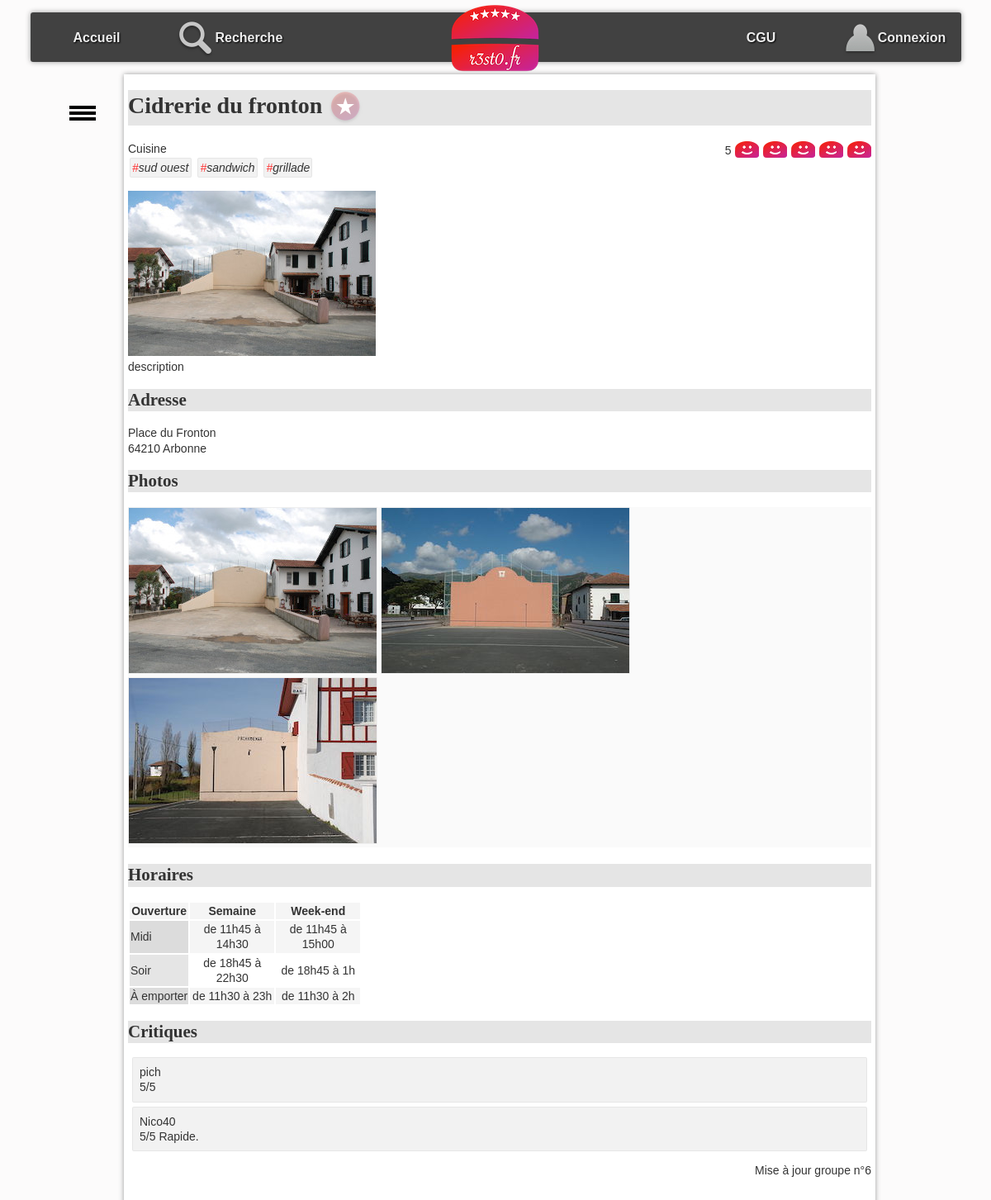
/?action=detail&idR=4, run on the app's committed database.
### tables this page shows
CREATE TABLE resto (
  idR bigint(20) NOT NULL,
  nomR varchar(255) DEFAULT NULL,
  numAdrR varchar(20) DEFAULT NULL,
  voieAdrR varchar(255) DEFAULT NULL,
  cpR char(5) DEFAULT NULL,
  villeR varchar(255) DEFAULT NULL,
  latitudeDegR float DEFAULT NULL,
  longitudeDegR float DEFAULT NULL,
  descR text DEFAULT NULL,
  horairesR text DEFAULT NULL
);

CREATE TABLE typeCuisine (
  idTC bigint(20) NOT NULL,
  libelleTC varchar(255) DEFAULT NULL
);

CREATE TABLE photo (
  idP bigint(20) NOT NULL,
  cheminP varchar(255) DEFAULT NULL,
  idR bigint(20) DEFAULT NULL
);

CREATE TABLE utilisateur (
  idU bigint(20) NOT NULL,
  mailU varchar(150) NOT NULL,
  mdpU varchar(255) DEFAULT NULL,
  pseudoU varchar(50) DEFAULT NULL
);

CREATE TABLE critiquer (
  idR bigint(20) NOT NULL,
  note int(11) DEFAULT NULL,
  commentaire varchar(4096) DEFAULT NULL,
  idU bigint(20) NOT NULL
);

### index.php (called while the page is built, shortened)
<?php
require_once "getRacine.php";
require_once "$racine/includes/autoload.inc.php";
require_once "$racine/includes/authentification.inc.php";
if (isset($_GET["action"])){
    $action = $_GET["action"];
}
else{
    $action = "defaut";
}
$fichier = controleurPrincipal($action);
try{
    require_once "$racine/controleur/$fichier";
} catch (Throwable $e) {
    ajouterMessage($action." : ".$e->getMessage());
    $titre = "Erreur";
    require_once "$racine/vue/entete.html.php";
    require_once "$racine/vue/pied.html.php";
}

### includes/autoload.inc.php (called while the page is built, shortened)
<?php
function chargeurBaseEspacesDeNoms(string $className) {
    $fileName = __DIR__ . '/../';
    $fileName .= str_replace('\\', DIRECTORY_SEPARATOR, $className) . '.class.php';
}

### modele/dao/Bdd.class.php (called while the page is built, shortened)
<?php
class Bdd {
    private static ?PDO $pdo=null;
    private static $login = "root";
    private static $mdp = "";
    private static $bd = "resto2";
    private static $serveur = "localhost";
    private static $pdoOptions = array  (
        PDO::MYSQL_ATTR_INIT_COMMAND => "SET NAMES utf8"
        ,PDO::ATTR_ERRMODE => PDO::ERRMODE_EXCEPTION
                                        );
    public static function connecter() : ?PDO  {
        if (is_null(self::$pdo)) {
                self::$pdo = new PDO("mysql:host=".self::$serveur.";dbname=".self::$bd, self::$login, self::$mdp, self::$pdoOptions);
        }
        return self::$pdo;
    }
    public static function getConnexion() : ?PDO {
        return self::$pdo;
    }
}

### modele/dao/RestoDAO.class.php (called while the page is built, shortened)
<?php
class RestoDAO {
    public static function getOneById(int $id): ?Resto {
        $leResto = null;
        try {
            $requete = "SELECT * FROM resto WHERE idR = :idR";
            $stmt = Bdd::getConnexion()->prepare($requete);
            $stmt->bindParam(':idR', $id, PDO::PARAM_INT);
            $ok = $stmt->execute();
            if ($ok && $stmt->rowCount() > 0) {
                $enreg = $stmt->fetch(PDO::FETCH_ASSOC);
                $leResto = self::enregistrementVersObjet($enreg);
            }
        } catch (PDOException $e) {
            throw new Exception("Erreur dans la méthode " . get_called_class() . "::getOneById : <br/>" . $e->getMessage());
        }
        return $leResto;
    }
    private static function enregistrementVersObjet(array $enreg): Resto {
        $id = $enreg['idR'];
        $leResto = new Resto(
                $enreg['idR'], $enreg['nomR'], $enreg['numAdrR'], $enreg['voieAdrR'], $enreg['cpR'], $enreg['villeR'],
                $enreg['latitudeDegR'], $enreg['longitudeDegR'], $enreg['descR'], $enreg['horairesR']
        );
        $lesCritiques = CritiqueDAO::getAllByResto($id);
        $lesPhotos = PhotoDAO::getAllByResto($id);
        $lesTcProposes = TypeCuisineDAO::getAllProposesByIdR($id);
        $leResto->setLesTypesCuisineProposes($lesTcProposes);
        $leResto->setLesPhotos($lesPhotos);
        $leResto->setLesCritiques($lesCritiques);
        return $leResto;
    }
}

### modele/dao/CritiqueDAO.class.php (called while the page is built, shortened)
<?php
class CritiqueDAO {
    public static function getNoteMoyenneByIdR(int $idR): float {
        $retour = -1;
        try {
            $requete = "select avg(note) as moyenne from critiquer where idR=:idR";
            $stmt = Bdd::getConnexion()->prepare($requete);
            $stmt->bindParam(':idR', $idR, PDO::PARAM_INT);
            $ok = $stmt->execute();
            if ($ok && $stmt->rowCount() > 0) {
                $enreg = $stmt->fetch(PDO::FETCH_ASSOC);
                if (!is_null($enreg["moyenne"])){
                    $retour = $enreg["moyenne"];
                }
            }
        } catch (PDOException $e) {
            throw new Exception("Erreur dans la méthode " . get_called_class() . "::getNoteMoyenneByIdR : <br/>" . $e->getMessage());
        }
        return $retour;
    }
    public static function getAllByResto(int $idR): array {
        $lesObjets = array();
        try {
            $requete = "SELECT * FROM critiquer c"
                    . " INNER JOIN utilisateur u ON  c.idU = u.idU "
                    . " WHERE idR = :idR";
            $stmt = Bdd::getConnexion()->prepare($requete);
            $stmt->bindParam(':idR', $idR, PDO::PARAM_INT);
            $ok = $stmt->execute();
            if ($ok) {
                while ($enreg = $stmt->fetch(PDO::FETCH_ASSOC)) {
                    $user = new Utilisateur($enreg['idU'], $enreg['mailU'], $enreg['mdpU'], $enreg['pseudoU']);
                    $lesObjets[] = new Critique($enreg['note'], $enreg['commentaire'], $user);
                }
            }
        } catch (PDOException $e) {
            throw new Exception("Erreur dans la méthode " . get_called_class() . "::getAllByResto : <br/>" . $e->getMessage());
        }
        return $lesObjets;
    }
}

### modele/dao/PhotoDAO.class.php (called while the page is built, shortened)
<?php
class PhotoDAO {
    public static function getAllByResto(int $idR): array {
        $lesObjets = array();
        try {
            $requete = "SELECT * FROM photo WHERE idR = :idR";
            $stmt = Bdd::getConnexion()->prepare($requete);
            $stmt->bindParam(':idR', $idR, PDO::PARAM_INT);
            $ok = $stmt->execute();
            if ($ok) {
                while ($enreg = $stmt->fetch(PDO::FETCH_ASSOC)) {
                    $lesObjets[] = new Photo($enreg['idP'], $enreg['cheminP']);
                }
            }
        } catch (PDOException $e) {
            throw new Exception("Erreur dans la méthode " . get_called_class() . "::getAllByResto : <br/>" . $e->getMessage());
        }
        return $lesObjets;
    }
}

### modele/dao/TypeCuisineDAO.class.php (called while the page is built, shortened)
<?php
class TypeCuisineDAO {
    public static function getAllProposesByIdR(int $idR) : array {
        $lesObjets = array();
        try {
            $requete = "select typeCuisine.* from typeCuisine inner join proposer on typeCuisine.idTC = proposer.idTC where proposer.idR = :idR";
            $stmt = Bdd::getConnexion()->prepare($requete);
            $stmt->bindParam(':idR', $idR, PDO::PARAM_INT);
            $ok = $stmt->execute();
            if ($ok) {
                while ($enreg = $stmt->fetch(PDO::FETCH_ASSOC)) {
                    $lesObjets[] = new TypeCuisine($enreg['idTC'], $enreg['libelleTC']);
                }
            }
        } catch (PDOException $e) {
            throw new Exception("Erreur dans la méthode " . get_called_class() . "::getAllProposesByIdR : <br/>" . $e->getMessage());
        }
        return $lesObjets;
    }
}

### modele/metier/Resto.class.php (called while the page is built, shortened)
<?php
class Resto {
    private int $idR;
    private ?string $nomR;
    private ?string $voieAdr;
    private ?string $cpR;
    private ?string $villeR;
    private ?string $descR;
    private ?string $horairesR;
    private array $lesPhotos;
    private array $lesCritiques;
    private array $lesTypesCuisineProposes;
    function __construct(int $idR, string $nomR, ?string $numAdr, ?string $voieAdr, ?string $cpR, ?string $villeR, ?float $latitudeDegR, ?float $longitudeDegR, ?string $descR, ?string $horairesR) {
        $this->idR = $idR;
        $this->nomR = $nomR;
        $this->voieAdr = $voieAdr;
        $this->cpR = $cpR;
        $this->villeR = $villeR;
        $this->descR = $descR;
        $this->horairesR = $horairesR;
        $this->lesCritiques = array();
        $this->lesPhotos = array();
        $this->lesTypesCuisineProposes = array();
    }
    function getIdR(): int {
        return $this->idR;
    }
    function getNomR(): ?string {
        return $this->nomR;
    }
    function getVoieAdr(): ?string {
        return $this->voieAdr;
    }
    function getCpR(): ?string {
        return $this->cpR;
    }
    function getVilleR(): ?string {
        return $this->villeR;
    }
    function getDescR(): ?string {
        return $this->descR;
    }
    function getHorairesR(): ?string {
        return $this->horairesR;
    }
    function getLesPhotos(): array {
        return $this->lesPhotos;
    }
    function getLesCritiques(): array {
        return $this->lesCritiques;
    }
    function getLesTypesCuisineProposes(): array {
        return $this->lesTypesCuisineProposes;
    }
    function setLesPhotos(array $lesPhotos): void {
        $this->lesPhotos = $lesPhotos;
    }
    function setLesCritiques(array $lesCritiques): void {
        $this->lesCritiques = $lesCritiques;
    }
    function setLesTypesCuisineProposes(array $lesTypesCuisineProposes): void {
        $this->lesTypesCuisineProposes = $lesTypesCuisineProposes;
    }
}

### includes/authentification.inc.php (called while the page is built, shortened)
<?php
function getIdULoggedOn(): int {
    if (isLoggedOn()) {
        $ret = intval($_SESSION["idU"]);
    } else {
        $ret = 0;
    }
    return $ret;
}
function isLoggedOn(): bool {
    $ret = false;
    return $ret;
}

### modele/dao/AimerDAO.class.php (called while the page is built, shortened)
<?php
class AimerDAO {
    public static function estAimeById(int $idU, int $idR): bool {
        $retour = false;
        try {
            $requete = "SELECT * FROM aimer WHERE idR=:idR AND idU=:idU";
            $stmt = Bdd::getConnexion()->prepare($requete);
            $stmt->bindParam(':idU', $idU, PDO::PARAM_INT);
            $stmt->bindParam(':idR', $idR, PDO::PARAM_INT);
            $ok = $stmt->execute();
        } catch (PDOException $e) {
            throw new Exception("Erreur dans la méthode " . get_called_class() . "::estAimeByIdU : <br/>" . $e->getMessage());
        }
        return $retour;
    }
}

### vue/vueDetailResto.php (the view, shortened to what this page needs)
<h1><?= $unResto->getNomR(); ?>
    <?php if ($aimer != false) { ?>
        <a href="./?action=aimer&idR=<?= $unResto->getIdR(); ?>" ><img class="aimer" src="images/aime.png" alt="j'aime ce restaurant"></a>
    <?php } else { ?>
        <a href="./?action=aimer&idR=<?= $unResto->getIdR(); ?>" ><img class="aimer" src="images/aimepas.png" alt="je n'aime pas encore ce restaurant"></a>
    <?php } ?>
</h1>
<span id="note">
    <?php echo "$noteMoyen"?>
    <?php for ($i = 1; $i <= 5; $i++) { ?>
        <a class="aimer" href="./?action=noter&note=<?= $i ?>&idR=<?= $unResto->getIdR(); ?>" >
            <?php if ($i <= $noteMoy) { ?>
                <img class="note" src="images/like.png" alt="">
            <?php } else {
                ?>
                <img class="note" src="images/neutre.png" alt="line neutre">
            <?php } ?>
        </a>
    <?php } ?>
</span>
<section>
    Cuisine <br />
    <ul id="tagFood">
        <?php
        foreach ($lesTypesCuisine as $leTC) {
            ?>
            <li class="tag"><span class="tag">#</span><?= $leTC->getLibelleTC() ?></li>
            <?php }
        ?>
    </ul>
</section>
<p id="principal">
    <?php
    if (count($lesPhotos) > 0) {
        $laPhoto = $lesPhotos[0];
        ?>
        <img src="photos/<?= $laPhoto->getCheminP() ?>" alt="photo du restaurant" />
    <?php } ?>
    <br />
    <?= $unResto->getDescR(); ?>
</p>
<h2 id="adresse">
    Adresse
</h2>
<p>
    <?= $unResto->getVoieAdr(); ?><br />
    <?= $unResto->getCpR(); ?>
    <?= $unResto->getVilleR(); ?>
</p>
<h2 id="photos">
    Photos
</h2>
<ul id="galerie">
    <?php
    foreach ($lesPhotos as $laPhoto) {
        ?>
        <li> <img class="galerie" src="photos/<?= $laPhoto->getCheminP() ?>" alt="" /></li>
        <?php
    }
    ?>
</ul>
<h2 id="horaires">
    Horaires
</h2>
<?= $unResto->getHorairesR(); ?>
<h2 id="crit">Critiques</h2>
<ul id="critiques">
    <?php
    foreach ($critiques as $uneCritique) {
        ?>
        <li>
            <span>
                <?= $uneCritique->getLeUtilisateur()->getPseudoU() ?>
            </span>
            <div>
                <span>
                    <?php
                    if ($uneCritique->getNote()) {
                        ?>
                        <?= $uneCritique->getNote() ?>/5
                        <?php
                    }
                    ?>
                </span>
                <span><?= $uneCritique->getCommentaire() ?> </span>
            </div>
        </li>
    <?php } ?>
</ul>

### css/base.css (style rules this page uses)
:root { --largeurPage: 900px; --largeurMenuCont : 200px; --margeCalc: calc((100% - var(--largeurPage)) / 2); --margeMenuHaut : 15px; --hauteurMenuGene:60px; --coulA1:#5A7694; --coulA2:#D7E5ED; --coulB1:#566459; --coulB2:#90974A; --coulC:#CDBCA0; --fondC:#fcfbfb; --padding_cote:5px; }
body { font-family: Arial; color : #333; font-size : 14px; line-height : 1.3; scroll-behavior: smooth; background-color : var(--fondC); }
a.aimer { text-decoration: none; }

### css/cgu.css (style rules this page uses)
h1,h2,h3,h4 { font-family: Futura; background-color : rgba(0,0,0,0.1); }
td.cell { text-align : center; width : 100px; }
td.label { background-color : rgba(0,0,0,0.1); }
tr:nth-child(odd) { background-color : rgb(245,245,245); }

### css/corps.css (style rules this page uses)
#tagFood { display:inline-block; padding-left : 0px; font-style: italic; margin : 0px; }
li.tag { display:inline-block; border:1px solid rgba(0,0,0,0.05); background-color:rgba(0,0,0,0.05); padding:2px; margin:2px; border-radius: 2px; }
span.tag { color:rgb(255,50,50); }
#galerie { margin-top : 0px; margin-bottom : 20px; padding-left : 0px; background-color : rgb(250,250,250); }
#galerie li { display : inline-block; }
img.note { padding-left : 1px; vertical-align : sub; }
img.galerie { border:1px solid rgb(239,239,239); }
#note { float : right; }
img.aimer { vertical-align : middle; }
#critiques { list-style-type : none; padding-left : 0px; }
#critiques>li { border:1px solid rgba(0,0,0,0.05); background-color:rgba(0,0,0,0.05); padding:8px; margin:5px; border-radius: 2px; }

### data on the page
resto: nomR "Cidrerie du fronton", descR "description", voieAdrR "Place du Fronton", cpR "64210", villeR "Arbonne", horairesR "Ouverture Semaine Week-end Midi de 11h45 à 14h30 de 11h45 à 15h00 Soir de 18h45 à 22h30 de 18h45 à 1h À emporter de 11h30 à 23h de 11h30 à 2h"
typecuisine: libelleTC "sud ouest"
typecuisine: libelleTC "sandwich"
typecuisine: libelleTC "grillade"
photo: cheminP (picture)
photo: cheminP (picture)
photo: cheminP (picture)
utilisateur: pseudoU "pich"
critiquer: idU.pseudoU "Nico40", note "5", commentaire "Rapide."

### other printed values
$noteMoyen "5"
$uneCritique->getNote() "5"
